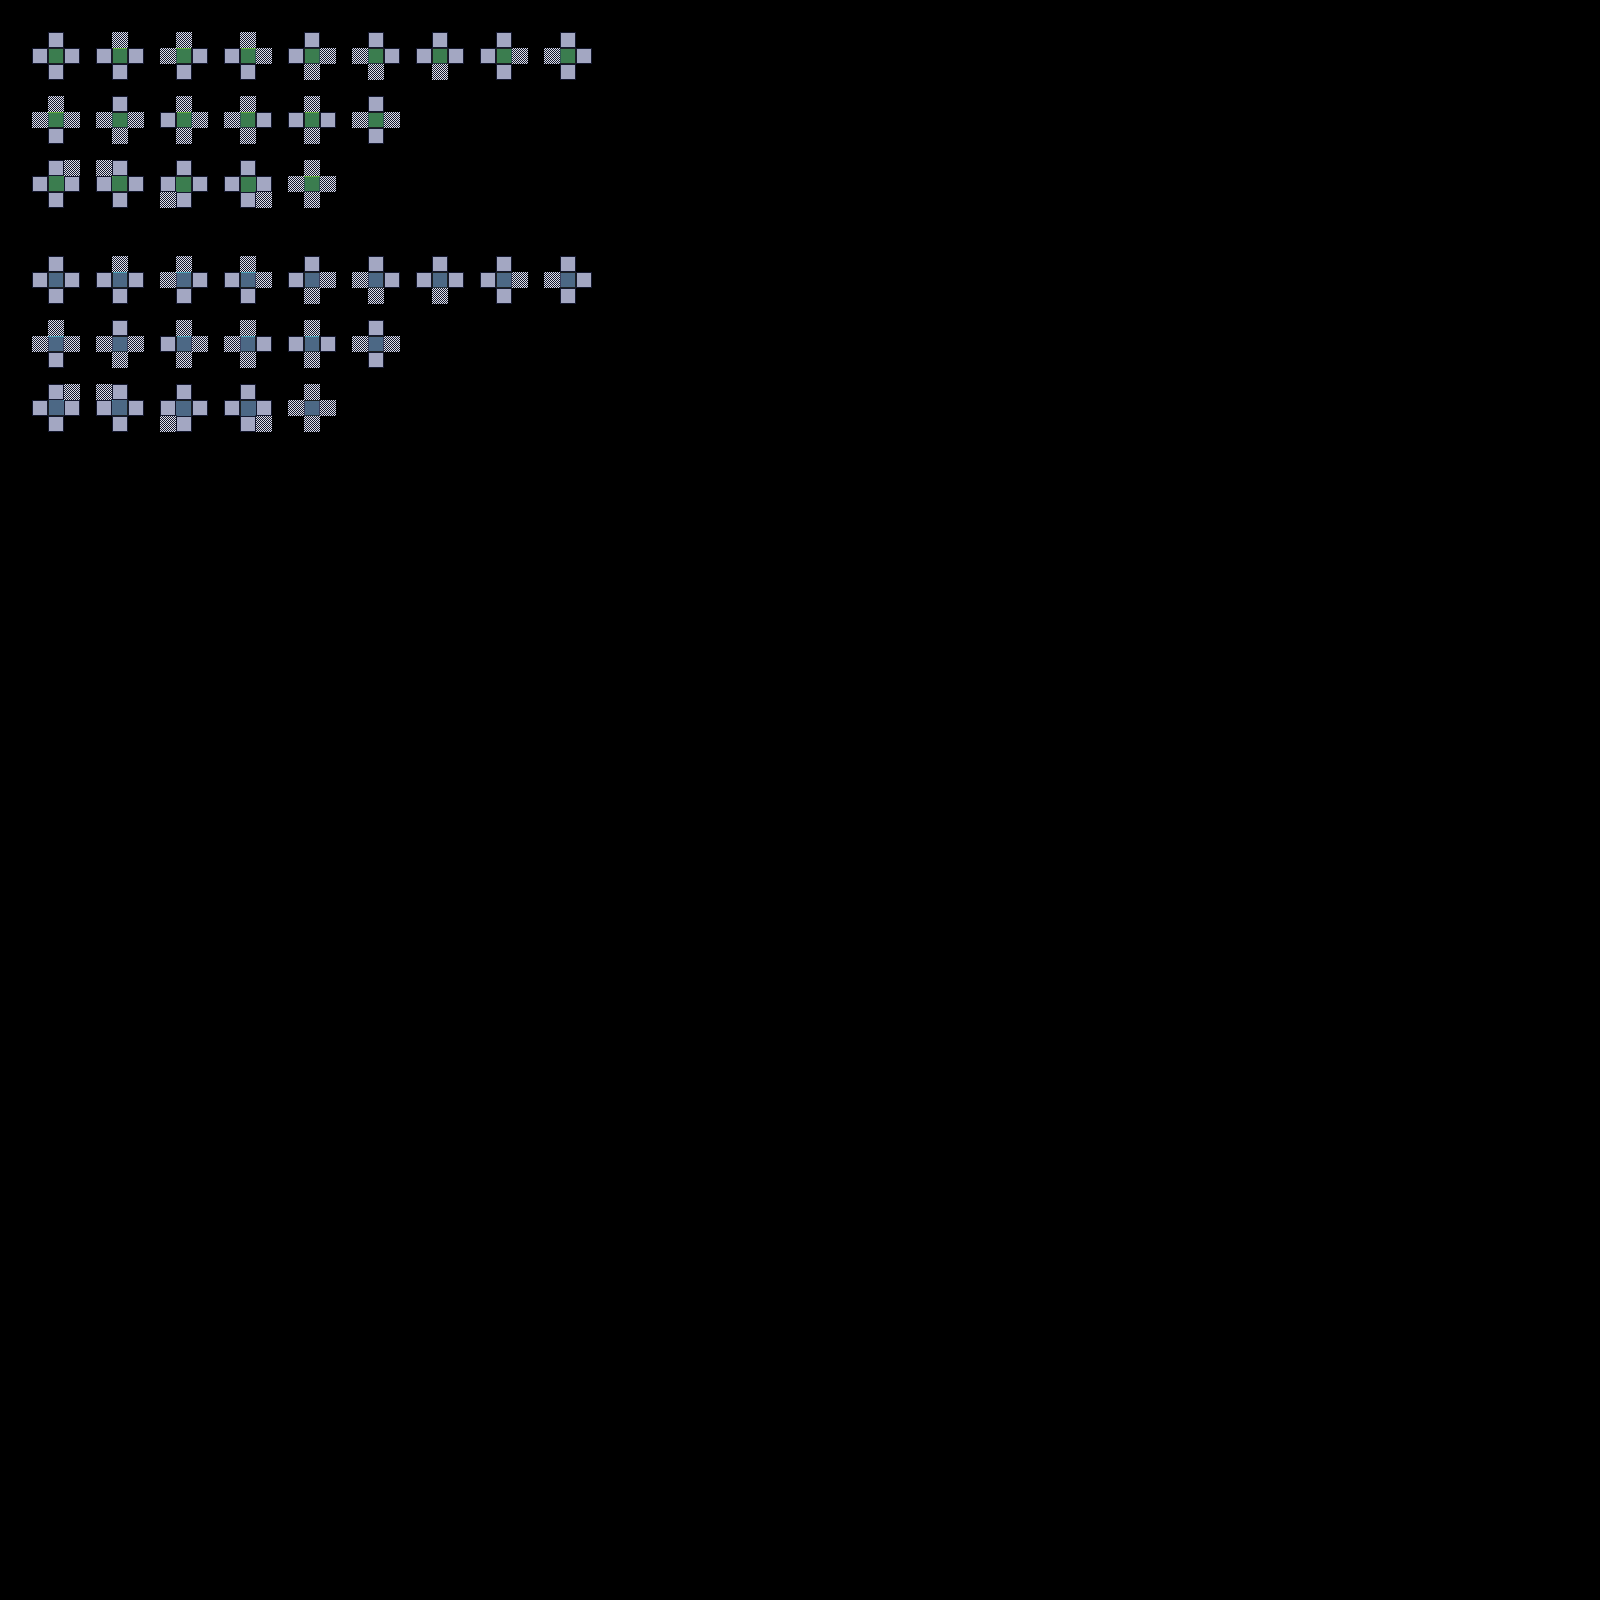

Below is a game level as drawn by its tile map, then a one-line description and the .tmx that defines it (tile-layer data replaced by summaries):
An orthogonal 100x100 tile map with 16x16 px tiles, 6 tile layers (input_Ground, output_Ground, input_Wall, output_Wall, ...), 3 tilesets.

<map version="1.9" tiledversion="1.9.2" orientation="orthogonal" renderorder="right-down" width="100" height="100" tilewidth="16" tileheight="16" infinite="0" nextlayerid="7" nextobjectid="1">
 <properties>
  <property name="DeleteTiles" type="bool" value="false" />
  <property name="NoOverlappingOutput" type="bool" value="true" />
 </properties>
 <tileset firstgid="1" source="Input Tile.tsx" />
 <tileset firstgid="5" source="Green Tileset Prototype.tsx" />
 <tileset firstgid="33" source="Blue Tileset Prototype.tsx" />
 <layer id="1" name="input_Ground" width="100" height="100">
  <data>[10000 cells, 104 non-empty, 2 distinct tile ids]</data>
 </layer>
 <layer id="2" name="output_Ground" width="100" height="100">
  <data>[10000 cells, 20 non-empty, 20 distinct tile ids]</data>
 </layer>
 <layer id="3" name="input_Wall" width="100" height="100">
  <data>[10000 cells, 104 non-empty, 2 distinct tile ids]</data>
 </layer>
 <layer id="4" name="output_Wall" width="100" height="100">
  <data>[10000 cells, 20 non-empty, 19 distinct tile ids]</data>
 </layer>
 <layer id="5" name="input_Air Collision" width="100" height="100">
  <data>[10000 cells, 0 non-empty, 0 distinct tile ids]</data>
 </layer>
 <layer id="6" name="output_Air Collision" width="100" height="100">
  <data>[10000 cells, 0 non-empty, 0 distinct tile ids]</data>
 </layer>
</map>
